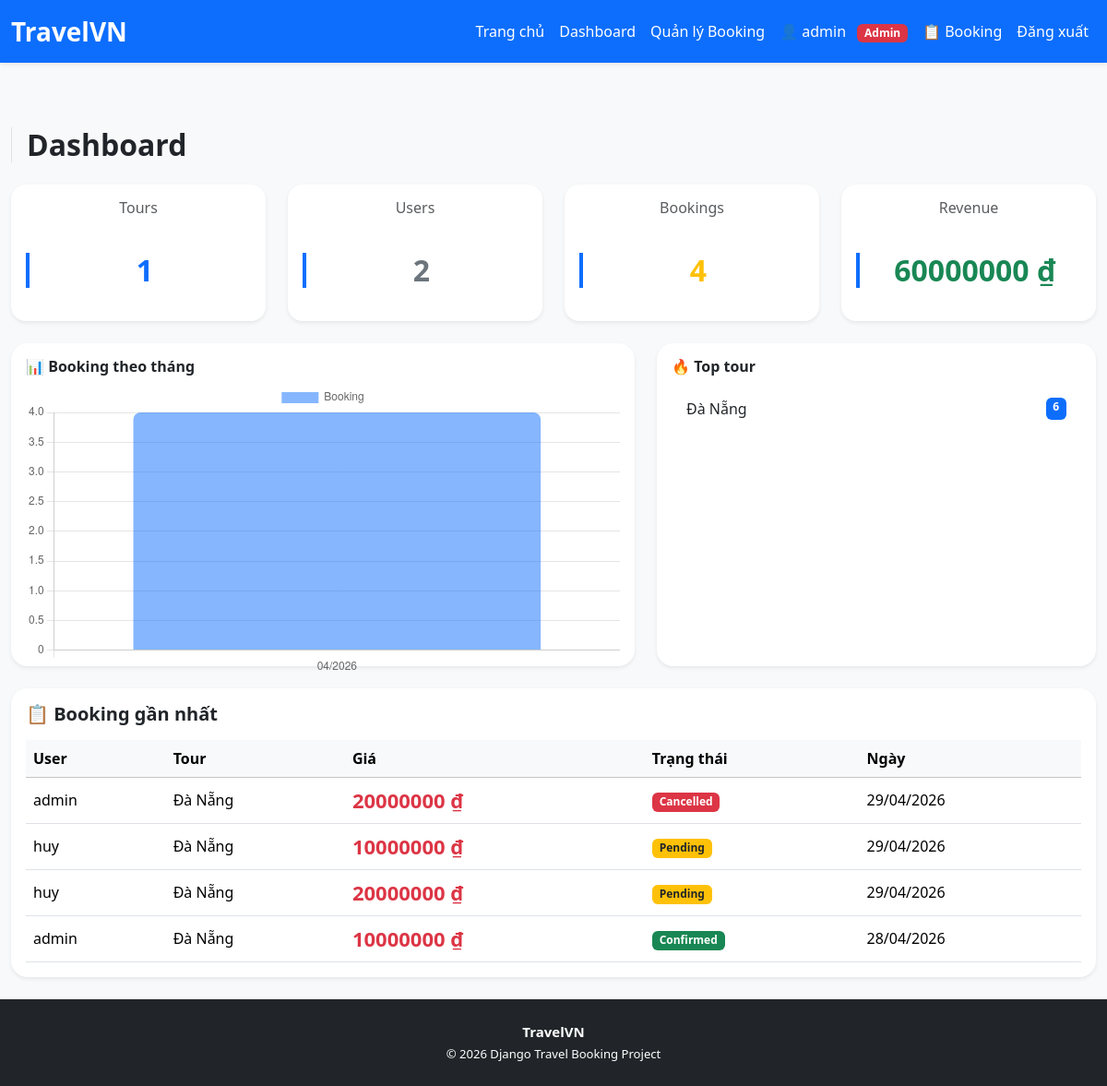
The app's page /dashboard/ (signed in), older data.
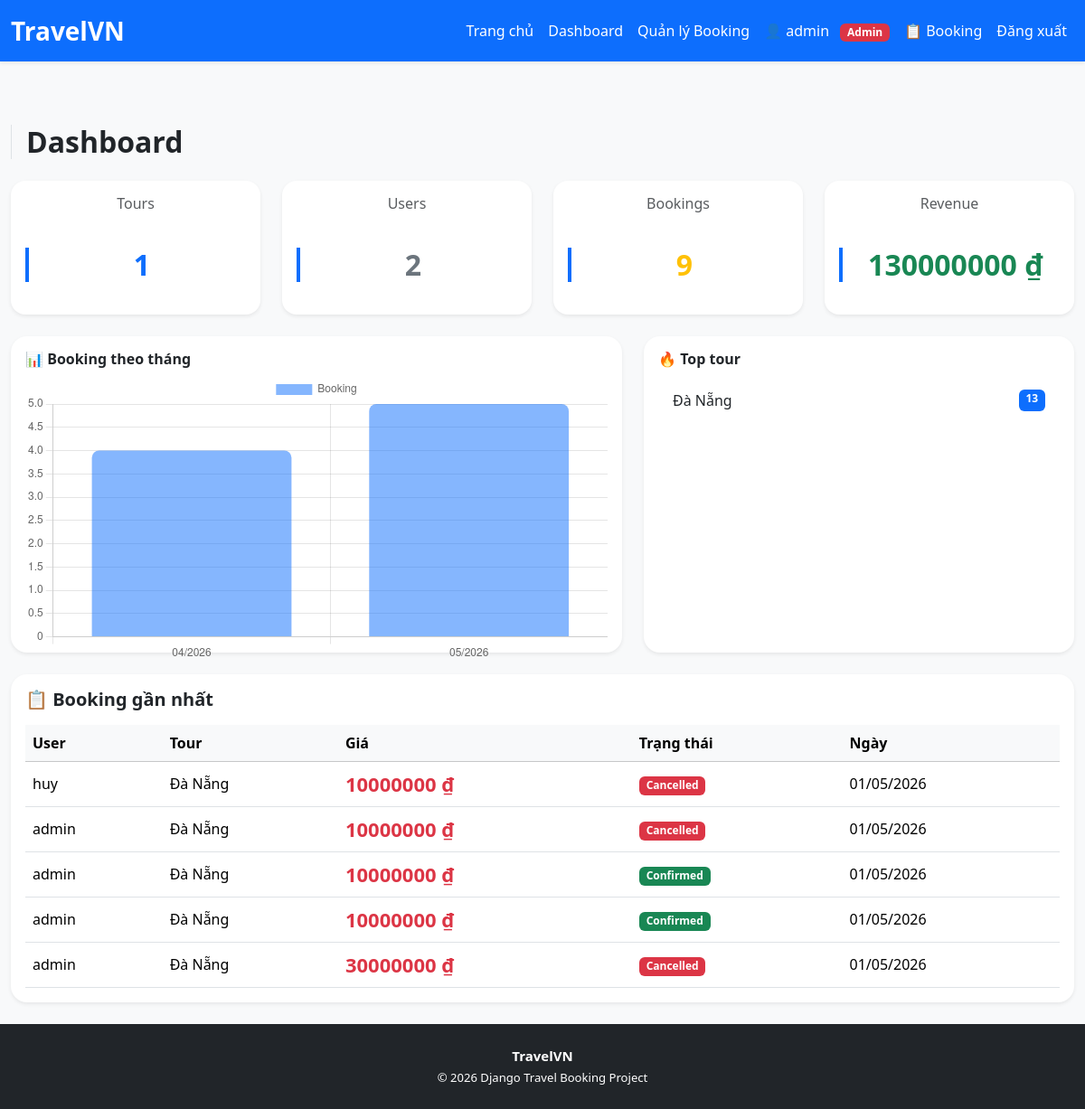
The same page, newer data.
### apps/tours/models.py (models this page shows, shortened)
class Tour(models.Model):
    name = models.CharField(max_length=200, db_index=True)
    destination = models.CharField(max_length=100, db_index=True)
    price = models.DecimalField(max_digits=12, decimal_places=2, db_index=True)
    duration = models.PositiveIntegerField(help_text="Số ngày")
    slots = models.PositiveIntegerField(default=10)
    description = models.TextField()
    image = models.ImageField(upload_to='tours/', blank=True, null=True)
    created_at = models.DateTimeField(auto_now_add=True, db_index=True)
    featured = models.BooleanField(default=False, db_index=True)

### apps/bookings/models.py (models this page shows, shortened)
class Booking(models.Model):
    STATUS_CHOICES = [
        ('pending', 'Chờ xác nhận'),
        ('confirmed', 'Đã xác nhận'),
        ('cancelled', 'Đã hủy'),
        ('completed', 'Hoàn thành'),
    ]
    user = models.ForeignKey(User, on_delete=models.CASCADE)
    tour = models.ForeignKey(Tour, on_delete=models.CASCADE)
    quantity = models.PositiveIntegerField(default=1)
    total_price = models.DecimalField(
        max_digits=12,
        decimal_places=2
    )
    status = models.CharField(
        max_length=20,
        choices=STATUS_CHOICES,
        default='pending'
    )
    booked_at = models.DateTimeField(auto_now_add=True)
    updated_at = models.DateTimeField(auto_now=True)
    class Meta:
        ordering = ['-booked_at']

### apps/dashboard/views.py (the view)
# urls.py: path('', views.dashboard_view, name='dashboard'),
@staff_member_required
def dashboard_view(request):
    total_tours = Tour.objects.count()
    total_users = User.objects.count()
    total_bookings = Booking.objects.count()
    total_revenue = Booking.objects.aggregate(
        total=Sum('total_price')
    )['total'] or 0
    recent_bookings = Booking.objects.select_related(
        'user', 'tour'
    ).order_by('-booked_at')[:5]
    top_tours = Booking.objects.values(
        'tour__name'
    ).annotate(
        total=Sum('quantity')
    ).order_by('-total')[:5]
    booking_chart = Booking.objects.annotate(
        month=TruncMonth('booked_at')
    ).values('month').annotate(
        total=Count('id')
    ).order_by('month')
    context = {
        'total_tours': total_tours,
        'total_users': total_users,
        'total_bookings': total_bookings,
        'total_revenue': total_revenue,
        'recent_bookings': recent_bookings,
        'booking_chart': booking_chart,
        'top_tours': top_tours,
    }
    return render(request, 'dashboard/index.html', context)

### core/templatetags/money.py (called while the page is built)
@register.filter
def money(value):
    if value is None:
        return ""
    value = int(value)
    return f"{intcomma(value).replace(',', '.')} ₫"

### templates/dashboard/index.html (shortened to what the changed rows need)
{% extends 'base.html' %}
{% load money %}
{% block content %}
<h2 class="fw-bold mb-4 border-start ps-3" style="border-color:#0d6efd;">
    Dashboard
</h2>
<div class="row g-4 mb-4">
    <div class="col-md-3">
        <div class="card shadow-sm border-0 stat-card text-center p-3">
            <h2 class="fw-bold text-primary">{{ total_tours }}</h2>
        </div>
    </div>
    <div class="col-md-3">
        <div class="card shadow-sm border-0 stat-card text-center p-3">
            <h2 class="fw-bold text-secondary">{{ total_users }}</h2>
        </div>
    </div>
    <div class="col-md-3">
        <div class="card shadow-sm border-0 stat-card text-center p-3">
            <h6 class="text-muted">Bookings</h6>
            <h2 class="fw-bold text-warning">{{ total_bookings }}</h2>
        </div>
    </div>
    <div class="col-md-3">
        <div class="card shadow-sm border-0 stat-card text-center p-3">
            <h6 class="text-muted">Revenue</h6>
            <h2 class="fw-bold text-success">
                {{ total_revenue|money }}
            </h2>
        </div>
    </div>
</div>
<div class="row g-4 mb-4">
    <div class="col-md-7">
        <div class="card shadow-sm border-0 p-3" style="height:350px;">
            <h6 class="fw-bold mb-2">📊 Booking theo tháng</h6>
            <canvas id="bookingChart"></canvas>
        </div>
    </div>
    <div class="col-md-5">
        <div class="card shadow-sm border-0 p-3 h-100">
            <ul class="list-group list-group-flush">
                {% for t in top_tours %}
                <li class="list-group-item d-flex justify-content-between">
                    <span>{{ t.tour__name }}</span>
                    <span class="badge bg-primary">
                        {{ t.total }}
                    </span>
                </li>
                {% endfor %}
            </ul>
        </div>
    </div>
</div>
<div class="card shadow-sm border-0">
    <div class="card-body">
        <div class="table-responsive">
            <table class="table table-hover align-middle mb-0">
                <thead class="table-light">
                    <tr>
                        <th>User</th>
                        <th>Tour</th>
                        <th>Giá</th>
                        <th>Trạng thái</th>
                        <th>Ngày</th>
                    </tr>
                </thead>
                <tbody>
                    {% for b in recent_bookings %}
                    <tr>
                        <td>{{ b.user.username }}</td>
                        <td>{{ b.tour.name }}</td>
                        <td class="text-danger fw-bold">
                            {{ b.total_price|money }}
                        </td>
                        <td>
                            {% if b.status == 'pending' %}
                                <span class="badge bg-warning text-dark">Pending</span>
                            {% elif b.status == 'confirmed' %}
                                <span class="badge bg-success">Confirmed</span>
                            {% elif b.status == 'cancelled' %}
                                <span class="badge bg-danger">Cancelled</span>
                            {% endif %}
                        </td>
                        <td>{{ b.booked_at|date:"d/m/Y" }}</td>
                    </tr>
                    {% endfor %}
                </tbody>
            </table>
        </div>
    </div>
</div>
<script>
window.addEventListener('load', function() {
    const labels = [
        {% for item in booking_chart %}
            "{{ item.month|date:'m/Y' }}",
        {% endfor %}
    ];
    const dataValues = [
        {% for item in booking_chart %}
            {{ item.total }},
        {% endfor %}
    ];
    new Chart(document.getElementById('bookingChart'), {
        type: 'bar',
        data: {
            labels: labels,
            datasets: [{
                label: 'Booking',
                data: dataValues,
                backgroundColor: 'rgba(13,110,253,0.5)',
                borderRadius: 8
            }]
        },
        options: {
            responsive: true,
            maintainAspectRatio: false
        }
    });
});
</script>
{% endblock %}

Row changes from the older to the newer data that the page shows:
no longer on this page (row unchanged): Booking: user.username "admin", tour.name "Đà Nẵng", total_price "20000000 ₫", status "Cancelled", booked_at "29/04/2026"
no longer on this page (row edited): Booking: user.username "huy", tour.name "Đà Nẵng", total_price "10000000 ₫", status "Pending", booked_at "29/04/2026"
no longer on this page (row edited): Booking: user.username "huy", tour.name "Đà Nẵng", total_price "20000000 ₫", status "Pending", booked_at "29/04/2026"
no longer on this page (row edited): Booking: user.username "admin", tour.name "Đà Nẵng", total_price "10000000 ₫", status "Confirmed", booked_at "28/04/2026"
changed Tour: total "6" → "13"
added Booking: user.username "huy", tour.name "Đà Nẵng", total_price "10000000 ₫", status "Cancelled", booked_at "01/05/2026"
added Booking: user.username "admin", tour.name "Đà Nẵng", total_price "10000000 ₫", status "Cancelled", booked_at "01/05/2026"
added Booking: user.username "admin", tour.name "Đà Nẵng", total_price "10000000 ₫", status "Confirmed", booked_at "01/05/2026"
added Booking: user.username "admin", tour.name "Đà Nẵng", total_price "10000000 ₫", status "Confirmed", booked_at "01/05/2026"
added Booking: user.username "admin", tour.name "Đà Nẵng", total_price "30000000 ₫", status "Cancelled", booked_at "01/05/2026"
Text that changed along with them:
{{ total_bookings }}: "4" → "9"
{{ total_revenue|money }}: "60000000 ₫" → "130000000 ₫"
chart data {{ item.month|date:'m/Y' }}: 04/2026 → 04/2026, 05/2026
chart data {{ item.total }}: 4 → 4, 5
